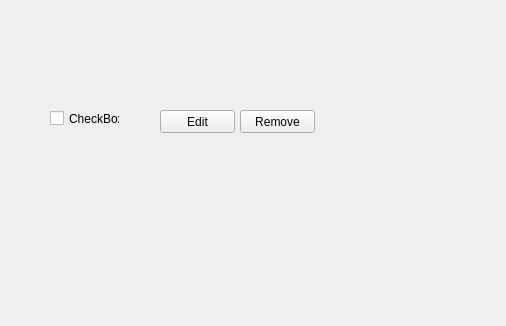
<?xml version="1.0" encoding="UTF-8"?>
<ui version="4.0">
 <class>Task</class>
 <widget class="QWidget" name="Task">
  <property name="geometry">
   <rect>
    <x>0</x>
    <y>0</y>
    <width>506</width>
    <height>326</height>
   </rect>
  </property>
  <property name="windowTitle">
   <string>Form</string>
  </property>
  <widget class="QPushButton" name="removeButton">
   <property name="geometry">
    <rect>
     <x>240</x>
     <y>110</y>
     <width>75</width>
     <height>23</height>
    </rect>
   </property>
   <property name="text">
    <string>Remove</string>
   </property>
  </widget>
  <widget class="QCheckBox" name="checkBox">
   <property name="geometry">
    <rect>
     <x>50</x>
     <y>110</y>
     <width>70</width>
     <height>17</height>
    </rect>
   </property>
   <property name="text">
    <string>CheckBox</string>
   </property>
  </widget>
  <widget class="QPushButton" name="editButton">
   <property name="geometry">
    <rect>
     <x>160</x>
     <y>110</y>
     <width>75</width>
     <height>23</height>
    </rect>
   </property>
   <property name="text">
    <string>Edit</string>
   </property>
  </widget>
 </widget>
 <resources/>
 <connections/>
</ui>
